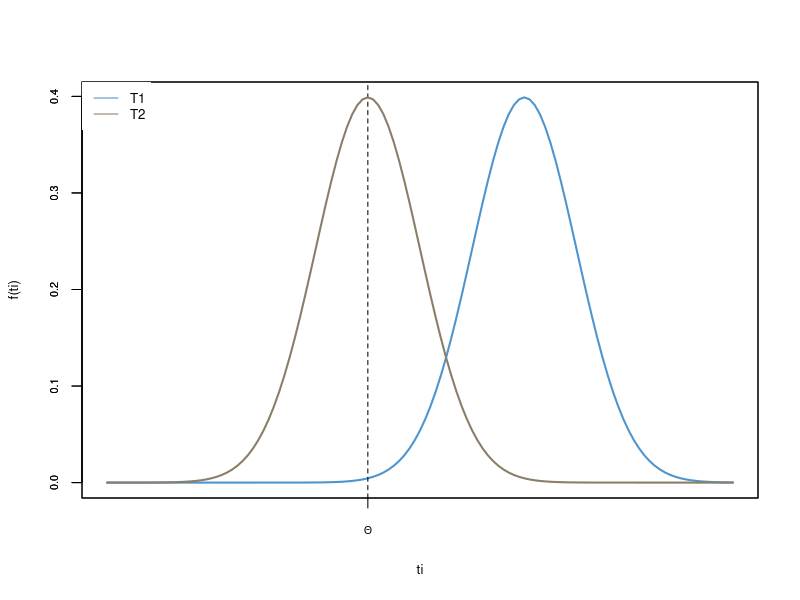
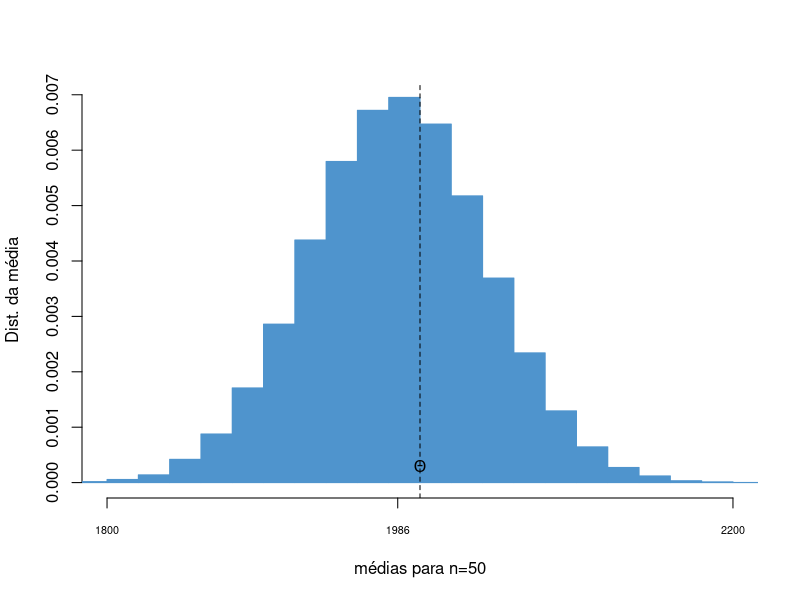
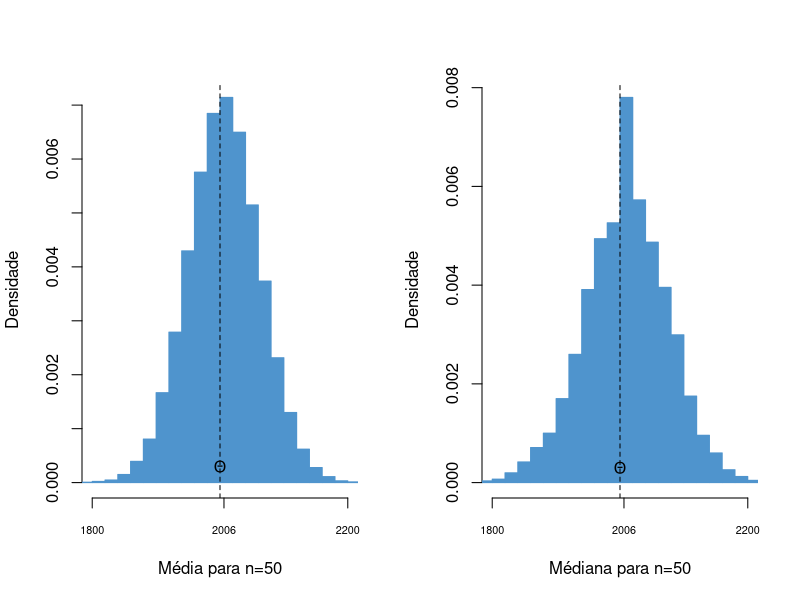
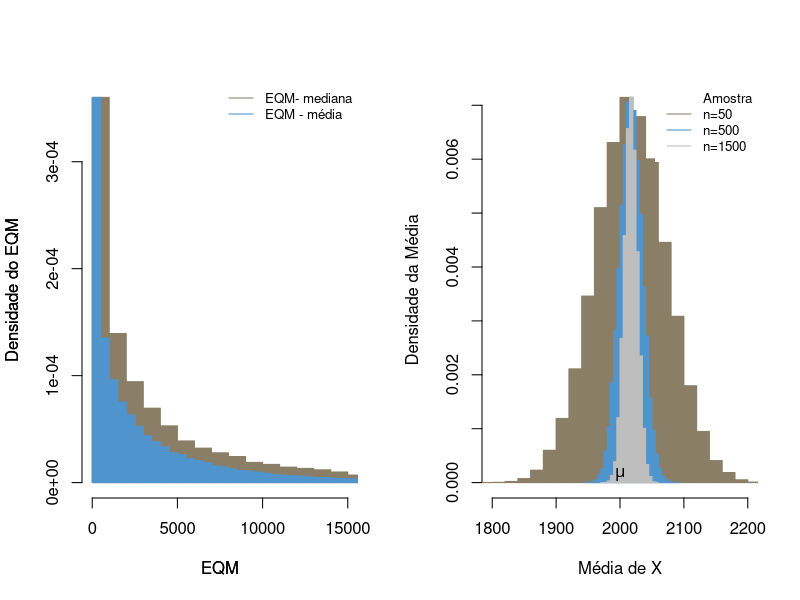
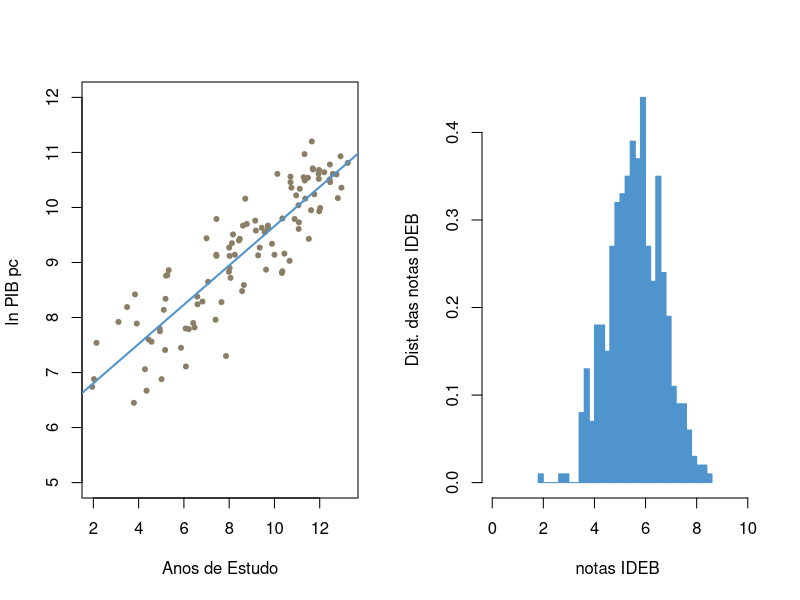
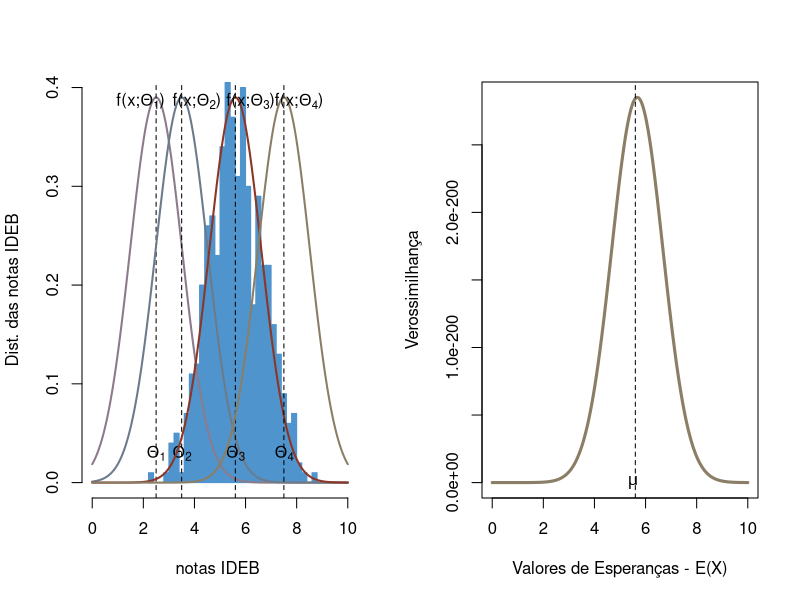
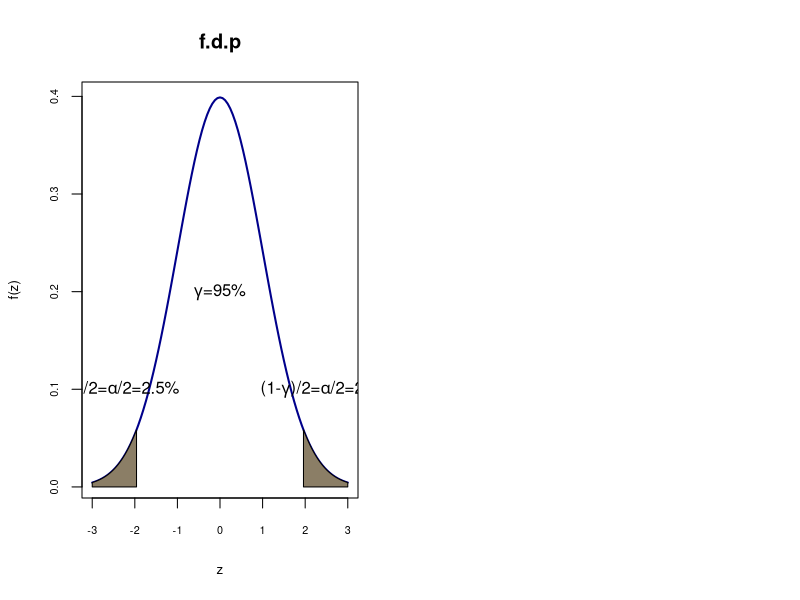
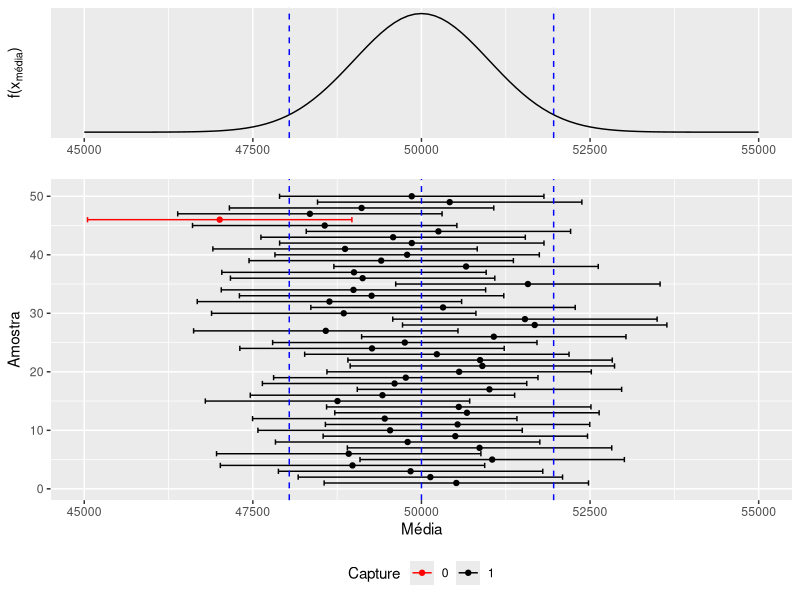

The R script that drew these images, in order:
## ---- chunk 1
#| echo = TRUE,
#| fig.cap = "Função Distribuição de Probabilidade Normal e Função Distribuição Acumulada Normal",
#| fig.height = 3.5,
#| fig.width = 7
#Distribuição de dois estimadores, T1 e T2,  para o parâmetro populacional
x<-seq(-5,7,0.1) 
T1<-dnorm(x = x, mean = 3, sd=1)   
T2<-dnorm(x = x, mean = 0, sd=1)

plot(x,T1,xlab="ti",type="l",main=NULL, col="steelblue3",lwd=2, ylab="f(ti)",
     xaxt="n",cex.axis=0.65, cex.lab=0.8 ) 
abline(v=0, col="black", lty=2)
par(new=TRUE)
plot(x,T2,xlab="", ylab="",type="l",col="wheat4",lwd=2,xaxt="n",
     cex.axis=0.65, cex.lab=0.8 ) 
axis(1,at=c(0),labels =c(expression(Theta)),cex.axis=0.65, cex.lab=0.8) 
legend("topleft", legend=c("T1", "T2"),col=c("steelblue3", "wheat4"), 
       lty=1:1, box.lty=0,cex=0.8)

## ---- chunk 2
#| echo = TRUE,
#| fig.cap = "Distribuição do estimador da Esperança da Nota do ENEM",
#| fig.height = 3.5,
#| fig.width = 6
# Distribuição da nota dos alunos que fizeram ENEM, X. 
x_normal<-rnorm(10000,mean=2000, sd= 400)

#Amostragem:
# Criando os vetores numéricos 
xbar50<-numeric()
var_amostral50<-numeric()
# Extraindo 100 mil amostras de 50 alunos e fazendo a média para cada uma. 
# Teremos 100.000 médias  
for ( i in 1:100000){
  smp<-sample(x_normal,replace = TRUE,size = 50)
  xbar50[i]<-mean(x_normal[smp])
}

# Plotando as médias obtidas
hist(xbar50, col="steelblue3",freq = FALSE, breaks = 25,main="",
     xlim=c(1800, 2200), ylab="Dist. da média", xlab="médias para n=50",
     xaxt="n",border="steelblue3")
abline(v=2000, col="black", lty=2)
text(2000, 0.0003, expression(Theta))
axis(1,at=c(1800, mean(xbar50), 2200),labels =c(1800, round(mean(xbar50)),
    2200),cex.axis=0.65, cex.lab=0.8) 

## ---- chunk 3
#| echo = TRUE,
#| fig.cap = "Distribuição de dois estimadores não viesádos para a Esperança da População , média e mediana",
#| fig.height = 3.5,
#| fig.width = 6
# Vamos estudar a nota do ENEM. 
x_normal<-rnorm(10000,mean=2000, sd= 400)

# Criando os vetores numéricos 
xbar50<-numeric()
med50<-numeric()
# Extraindo duas mil amostras de 15 e fazendo a média e 
# variância. Teremos 2000 médias e 2000 variâncias 
for ( i in 1:100000){
  smp<-sample(x_normal,replace = TRUE, size = 50)
  xbar50[i]<-mean(x_normal[smp])
  med50[i]<-median(x_normal[smp])
}
par(mfrow=c(1,2))
hist(xbar50, col="steelblue3",freq = FALSE, breaks = 25,main="",
     xlim=c(1800, 2200), ylab="Densidade", xlab="Média para n=50",xaxt="n",
     border="steelblue3")
abline(v=2000, col="black", lty=2)
axis(1,at=c(1800, mean(xbar50), 2200),labels =c(1800, round(mean(xbar50)),
    2200),cex.axis=0.65) 
text(2000, 0.0003, expression(Theta))
hist(med50, col="steelblue3",freq = FALSE, breaks = 25,main="",
     xlim=c(1800, 2200), ylab="Densidade", xlab="Médiana para n=50",xaxt="n",
     border="steelblue3")
abline(v=2000, col="black", lty=2)
axis(1,at=c(1800, mean(xbar50), 2200),labels =c(1800, round(mean(xbar50)),
    2200),cex.axis=0.65) 
text(2000, 0.0003, expression(Theta))
## ---- chunk 4
#| echo = TRUE,
#| fig.cap = "Erro Quadrático Médio de dois estimadores não viesádos para a Esperança da População , média e
#| mediana",
#| fig.height = 3.5,
#| fig.width = 6
# Vamos estudar a nota do ENEM. 
x_normal<-rnorm(10000,mean=2000, sd= 400)

# Criando os vetores numéricos 
xbar50<-numeric()
med50<-numeric()
e50<-numeric()
e50md<-numeric()
# Extraindo duas mil amostras de 15 e fazendo a média e 
# variância. Teremos 2000 médias e 2000 variâncias 
for ( i in 1:100000){
  smp<-sample(x_normal,replace = TRUE,size = 50)
  xbar50[i]<-mean(x_normal[smp])
  e50[i]<-(xbar50[i]-2000)^2
  med50[i]<-median(x_normal[smp])
  e50md[i]<-(med50[i]-2000)^2
}

hist(e50md, col="wheat4",freq = FALSE, breaks = 120,main="",
     xlim=c(0, 15000), ylab="Densidade do EQM", xlab="EQM",
     border="wheat4")

par(new=TRUE)
hist(e50, col="steelblue3",freq = FALSE, breaks = 120,main="",xaxt="n",
     yaxt="n", xlim=c(0, 15000), ylab="Densidade do EQM", xlab="EQM",
     border="steelblue3")
legend("topright", legend=c("EQM- mediana", "EQM - média"),col=c("wheat4",
      "steelblue3"), lty=1:1, box.lty=0,cex=0.8)


## ---- chunk 5
#| echo = TRUE,
#| fig.cap = "Consistência do estimador não viesados para a Esperança da População , média",
#| fig.height = 3.5,
#| fig.width = 6
# Voltamos a nota do ENEM. 
x_normal<-rnorm(10000,mean=2000, sd= 400)
# Criando os vetores numéricos 
xbar50<-numeric()
xbar500<-numeric()
xbar1500<-numeric()
# Extraindo duas mil amostras de 15 e fazendo a média e 
# variância. Teremos 2000 médias e 2000 variâncias 
for ( i in 1:50000){
  smp<-sample(x_normal,replace = TRUE, size = 50)
  xbar50[i]<-mean(x_normal[smp])
  smp1<-sample(x_normal,replace = TRUE,size = 500)
  xbar500[i]<-mean(x_normal[smp1])
  smp2<-sample(x_normal,replace = TRUE,size = 1500)
  xbar1500[i]<-mean(x_normal[smp2])
}
hist(xbar50, col="wheat4",freq = FALSE, breaks = 25,main="",
     xlim=c(1800, 2200), ylab="Densidade da Média", xlab="Média de X", 
     border="wheat4")
par(new=TRUE)
hist(xbar500, col="steelblue3",freq = FALSE, breaks = 25,main="",xaxt="n",
     yaxt="n", xlim=c(1800, 2200), ylab="", xlab="", border="steelblue3")
par(new=TRUE)
hist(xbar1500, col="gray",freq = FALSE, breaks = 25,main="",xaxt="n",
     yaxt="n", xlim=c(1800, 2200), ylab="", xlab="",border="gray")
text(2000, 0.0008, expression(mu))
legend("topright", legend=c("Amostra","n=50","n=500","n=1500"),col=c("white", 
      "wheat4","steelblue3","gray"), lty=1:1, box.lty=0,cex=0.8)
## ---- chunk 6
#| echo = TRUE,
#| fig.cap = "Anos de estudos e ln do PIB pc de diversos países em 2010",
#| fig.height = 4,
#| fig.width = 6
#Pib per capita em ln e anos de estudos de diversos países em 2010
ln_salario<- c(9.16, 9.44, 9.67, 10.71, 10.61, 7.79, 9.55, 10.55, 8.87, 7.56,
               8.48, 9.51, 9.61, 7.75, 7.90, 10.60, 9.80, 9.14, 9.27, 9.40, 
               7.80, 10.24, 10.17, 6.45, 10.68, 9.35, 9.12, 9.12, 8.72, 8.84,                   10.56, 10.49, 7.89, 10.61, 8.28, 10.16, 8.76, 7.41, 8.24, 10.64, 
               9.93, 10.54, 8.38, 8.90, 9.76, 9.14, 10.78, 10.46, 8.81, 10.51,
               9.14, 7.82,  7.80, 6.67, 10.97, 6.88, 9.79, 7.54, 10.04, 9.63,
               9.58, 8.77, 6.88, 8.14, 7.60, 10.69, 10.34, 8.29, 6.74, 11.20,
               8.34, 9.62, 8.83, 9.13, 8.59, 9.95, 10.16, 9.73, 9.99, 7.92,
               9.43, 7.06, 9.34, 10.36, 10.36, 9.03, 8.19, 8.86, 10.61, 10.93,
               8.65, 10.52, 9.43, 7.11, 10.22, 9.27, 9.79, 7.45, 10.46, 10.81,
               9.67, 9.70, 8.42, 7.96, 7.30)

educa<- c(10.44, 7, 9.71, 11.69, 10.13, 6.22, 9.57, 11.29, 9.63, 4.57, 8.57,
          8.17, 11.07, 4.94, 6.41, 12.74, 10.35, 8.25, 9.35, 8.43, 4.93, 11.76,
          12.8, 3.79, 11.97, 8.12, 8.02, 7.44, 8.06, 10.35, 10.71, 11.34, 3.92,
          12.58, 7.66, 11.36, 5.21, 5.17, 6.6, 12.2, 11.98, 11.48, 6.59, 8.02,
          9.15, 7.43, 12.45, 10.71, 10.33, 12.44, 10, 6.47, 6.08, 4.35, 11.33,
          5.01, 10.89, 2.14, 11.06, 9.44, 9.18, 5.27, 2.03, 5.11, 4.44, 11.71,
          11.12, 6.82, 1.95, 11.65, 5.19, 9.72, 7.99, 9.28, 8.65, 11.62, 8.71,
          11.08, 12.02, 3.11, 11.52, 4.28, 9.89, 12.96, 10.75, 10.67, 3.49,
          5.33, 11.95, 12.92, 7.07, 11.96, 8.47, 6.09, 10.96, 8, 7.44, 5.87,
          12.46, 13.24, 8.61, 8.78, 3.84, 7.4, 7.86)  

bd = data.frame(ln_salario, educa)

plot(bd$educa, bd$ln_salario, xlab="Anos de Estudo", 
     ylab="ln PIB pc ", pch=20, col="wheat4",ylim=c(5,12))
abline(lm(bd$ln_salario~bd$educa), col="steelblue3", lwd = 2)


## ---- chunk 7
#| echo = TRUE
# Fazendo na mão. Usando a equação que derivamos acima
B<-((sum(educa*ln_salario)-105*(mean(educa)*mean(ln_salario))))/
  ((sum(educa^2)-105*(mean(educa)^2)))
A<-mean(ln_salario-B*mean(educa))
B
A

# Usando a rotina do R para Mínimos Quadrados
reg<-lm(ln_salario~educa)
reg
## ---- chunk 8
#| echo = TRUE,
#| fig.cap = "Distribuição da amostra das notas do IDEB 2017, para os primeiros anos do fundamental de 500
#| municípios",
#| fig.height = 3.5,
#| fig.width = 6
# Distribuição da nota dos alunos que fizeram ENEM, X. 
smp<-sample(rnorm(5500,mean=5.6, sd= 1.0139),replace = TRUE,size = 500)

# Plotando as médias obtidas
hist(smp, col="steelblue3",freq = FALSE, breaks = 25,main="",
     xlim=c(0, 10), ylab="Dist. das notas IDEB", xlab="notas IDEB ",
     border="steelblue3")

## ---- chunk 9
#| echo = TRUE,
#| fig.cap = "Distribuição da amostra das notas do IDEB 2017, e diversas possibilidades fdp do ideb populacional",
#| fig.height = 3.5,
#| fig.width = 6
# Distribuição da nota dos alunos que fizeram ENEM, X. 
smp<-sample(rnorm(5500,mean=5.6, sd= 1.0139),replace = TRUE,size = 500)

#Desvio padrão e diversas possibilidades de esperança:
sd<-1.0139
e1<-2.5
e2<-3.5
e3<-5.6
e4<-7.5

# Valores de x que vão de 0 até 10

x <- seq(0, 10, length = 1000) 

# Distribuição de probabilidade
y1 <- dnorm(x, e1, sd)
y2 <- dnorm(x, e2, sd)
y3 <- dnorm(x, e3, sd)
y4 <- dnorm(x, e4, sd)

# Plotando as médias obtidas
hist(smp, col="steelblue3",freq = FALSE, breaks = 25,main="",
     xlim=c(0, 10), ylim=c(0, 0.39), ylab="Dist. das notas IDEB", 
     xlab="notas IDEB ",border="steelblue3")
par(new=TRUE)
plot(x, y1, type="n", xlab = "", ylab = "", axes = FALSE)
lines(x, y1, col="thistle4",lwd = 2)
abline(v=2.5, col="black", lty=2)
text(2.5, 0.03, expression(Theta[1]))
text(1.9, 0.39, expression(paste("f(x" , ";" ,Theta[1],")")))

par(new=TRUE)
plot(x, y2, type="n", xlab = "", ylab = "", axes = FALSE)
lines(x, y2, col="slategray4",lwd = 2)
abline(v=3.5, col="black", lty=2)
text(3.5, 0.03, expression(Theta[2]))
text(4.1, 0.39, expression(paste("f(x" , ";" ,Theta[2],")")))

par(new=TRUE)
plot(x, y3, type="n", xlab = "", ylab = "", axes = FALSE)
lines(x, y3, col="tomato4", lwd = 2)
abline(v=5.6, col="black", lty=2)
text(5.6, 0.03, expression(Theta[3]))
text(6.2, 0.39, expression(paste("f(x" , ";" ,Theta[3],")")))

par(new=TRUE)
plot(x, y4, type="n", xlab = "", ylab = "", axes = FALSE)
lines(x, y4, col="wheat4", lwd = 2)
abline(v=7.5, col="black", lty=2)
text(7.5, 0.03, expression(Theta[4]))
text(8.1, 0.39, expression(paste("f(x" , ";" ,Theta[4],")")))


## ---- chunk 10
#| echo = TRUE,
#| fig.cap = "Simulação da Função de Verossimilhança",
#| fig.height = 3.5,
#| fig.width = 6
# amostra da nota dos alunos que fizeram ENEM, X. Valores da esperança 
set.seed(149)
xi<-sample(rnorm(5500,mean=5.6, sd= 1),replace = TRUE,size = 500)
mu <- seq(0, 10, length = 1000) 
L_mu<-numeric()

for ( i in 1:1000){
  for (j in 1:500 ){
  L_mu[i]<-(1/((2*pi)^(500/2)))*exp(-0.5*(sum((xi[j]-mu[i])^2)))
}}

plot(mu, L_mu, type="n", xlab = "Valores de Esperanças - E(X)" ,
     ylab = "Verossimilhança")
lines(mu, L_mu, col="wheat4", lwd = 3)
abline(v=5.6, col="black", lty=2)
text(5.5, 0.00, expression(mu))

## ---- chunk 11
#| echo = TRUE,
#| fig.cap = "Intervalo de confiança para Normal com nível de confiança de 0.95",
#| fig.height = 3.5,
#| fig.width = 7
x<-seq(-3,3,0.1) 
fdnorm<-dnorm(x = x, mean = 0, sd=1)   
fdanorm<-pnorm(q = x, mean = 0, sd=1)
regiao=seq(-3,-1.96,0.01)
cord.x <- c(-3,regiao,-1.96)
cord.y <- c(0,dnorm(regiao),0) 
regiao=seq(1.96,3,0.01)
cord.z <- c(1.96,regiao,3)
cord.w <- c(0,dnorm(regiao),0) 

curve(dnorm(x,0,1),xlim=c(-3,3),main='f.d.p',xlab="z",type="l",
      col="darkblue",lwd=2, ylab="f(z)",cex.axis=0.65, cex.lab=0.8 ) 
polygon(cord.x,cord.y,col='wheat4')
polygon(cord.z,cord.w,col='wheat4')
text(0, 0.2, expression(paste(gamma , "=" ,95, "%")))
text(2.5, 0.1, expression(paste("(1-", gamma , ")/2" , "=",
                                alpha, "/2", "=2.5", "%")))
text(-2.5, 0.1, expression(paste("(1-", gamma , ")/2" , "=",
                                 alpha, "/2", "=2.5", "%")))
## ---- chunk 12
#| echo = TRUE,
#| fig.cap = "50 Intervalos de confiança de 0.95",
#| fig.height = 8,
#| fig.width = 7
#Simulando um conjunto de 50 médias que vem de uma normal com 
#Esperança igual a 50.000. Logo distribuição da média será
# Assumimos 1000 como o desvio padrão da média
library(dplyr)
library(magrittr)
library(ggplot2)
library(ggpubr)
meanset <- rnorm(50,50000,1000)
meanset <- as.data.frame(meanset)
colnames(meanset) <- "Mean"

##Calculando as bandas superiorees e inferiores L e U - 
#zc*DP(média) = 1960

meanset95 <- meanset %>% mutate(u = Mean + 1960) %>% mutate(l = Mean - 1960)

Sample <- seq(1,50,1)
Sample <- as.data.frame(Sample)
ci95 <- cbind(Sample, meanset95)

# Determinando se um intervalo captura o verdadeiro valor
ci95 <- ci95 %>% mutate(Capture = ifelse(l < 50000,
                                         ifelse(u > 50000, 1, 0), 0))
ci95$Capture <- factor(ci95$Capture, levels = c(0,1))

# Gerando o Gráfico dos diversos Intervalos

# Distribuição da média
colorset = c('0'='red','1'='black')

ci_plot_95 <- ci95 %>% ggplot(aes(x = Sample, y = Mean)) + 
  geom_point(aes(color = Capture)) + 
  geom_errorbar(aes(ymin = l, ymax = u, color = Capture)) +
  scale_color_manual(values = colorset) + coord_flip() + 
  geom_hline(yintercept = 50000, linetype = "dashed", color = "blue")+
  geom_hline(yintercept = 51960, linetype = "dashed", color = "blue")+
  geom_hline(yintercept = 48040, linetype = "dashed", color = "blue")+ 
  labs(title = ) + theme(plot.title =
  element_text(hjust = 0.5)) + ylim(45000,55000)+ 
  theme(legend.position="bottom")+ labs(y = "Média", x= "Amostra") 

dist_med <- ggplot(data = data.frame(x = c(45000, 55000)), aes(x)) +
  stat_function(fun = dnorm, n = 101, args = list(mean = 50000, sd = 1000)) +
  ylab("") + scale_y_continuous(breaks = NULL)+
  geom_vline(xintercept = 51960, linetype = "dashed", color = "blue")+
  geom_vline(xintercept = 48040, linetype = "dashed", color = "blue")+
   labs(y = expression(paste("f(", "x"[média], ")")), x=element_blank())


ggarrange(dist_med, ci_plot_95, heights = c(2, 5),
          ncol = 1, nrow = 2, align = "v")
## ---- chunk 13
#| echo = FALSE,
#| fig.cap = "Comparando Intervalos de confiança de 0.90 e 0.95",
#| fig.height = 8,
#| fig.width = 7
#Simulando um conjunto de 50 médias que vem de uma normal com 
#Esperança igual a 50.000. Logo distribuição da média será
# Assumimos 1000 como o desvio padrão da média
library(dplyr)
library(magrittr)
library(ggplot2)
library(ggpubr)
meanset <- rnorm(50,50000,1000)
meanset <- as.data.frame(meanset)
colnames(meanset) <- "Mean"

##Calculando as bandas superiorees e inferiores L e U - 
#zc*DP(média) = 1960

meanset95 <- meanset %>% mutate(u = Mean + 1960) %>% mutate(l = Mean - 1960)
meanset90 <- meanset %>% mutate(u = Mean + 1650) %>% mutate(l = Mean - 1650)


Sample <- seq(1,50,1)
Sample <- as.data.frame(Sample)
ci95 <- cbind(Sample, meanset95)
ci90 <- cbind(Sample, meanset90)


# Determinando se um intervalo captura o verdadeiro valor
ci95 <- ci95 %>% mutate(Capture = ifelse(l < 50000, ifelse(u > 50000, 1, 0), 0))
ci95$Capture <- factor(ci95$Capture, levels = c(0,1))

ci90 <- ci90 %>% mutate(Capture = ifelse(l < 50000, ifelse(u > 50000, 1, 0), 0))
ci90$Capture <- factor(ci90$Capture, levels = c(0,1))


# Gerando o Gráfico dos diversos Intervalos

# Distribuição da média
colorset = c('0'='red','1'='black')

ci_plot_95 <- ci95 %>% ggplot(aes(x = Sample, y = Mean)) + 
  geom_point(aes(color = Capture)) + 
  geom_errorbar(aes(ymin = l, ymax = u, color = Capture)) +
  scale_color_manual(values = colorset) + coord_flip() + 
  geom_hline(yintercept = 50000, linetype = "dashed", color = "blue")+
  geom_hline(yintercept = 51960, linetype = "dashed", color = "blue")+
  geom_hline(yintercept = 48040, linetype = "dashed", color = "blue")+ 
  labs(title = ) + theme(plot.title =
  element_text(hjust = 0.5)) + ylim(45000,55000)+ 
  theme(legend.position="right")+ labs(y = "Média - 0.95", x= "Amostra") 

ci_plot_90 <- ci90 %>% ggplot(aes(x = Sample, y = Mean)) + 
  geom_point(aes(color = Capture)) + 
  geom_errorbar(aes(ymin = l, ymax = u, color = Capture)) +
  scale_color_manual(values = colorset) + coord_flip() + 
  geom_hline(yintercept = 50000, linetype = "dashed", color = "red")+
  geom_hline(yintercept = 51650, linetype = "dashed", color = "red")+
  geom_hline(yintercept = 48350, linetype = "dashed", color = "red")+ 
  labs(title = ) + theme(plot.title =
  element_text(hjust = 0.5)) + ylim(45000,55000)+ 
  theme(legend.position="right")+ labs(y = "Média - 0.90" , x= "Amostra") 


ggarrange(ci_plot_95, ci_plot_90, heights = c(5, 5),
          ncol = 1, nrow = 2, align = "v")
